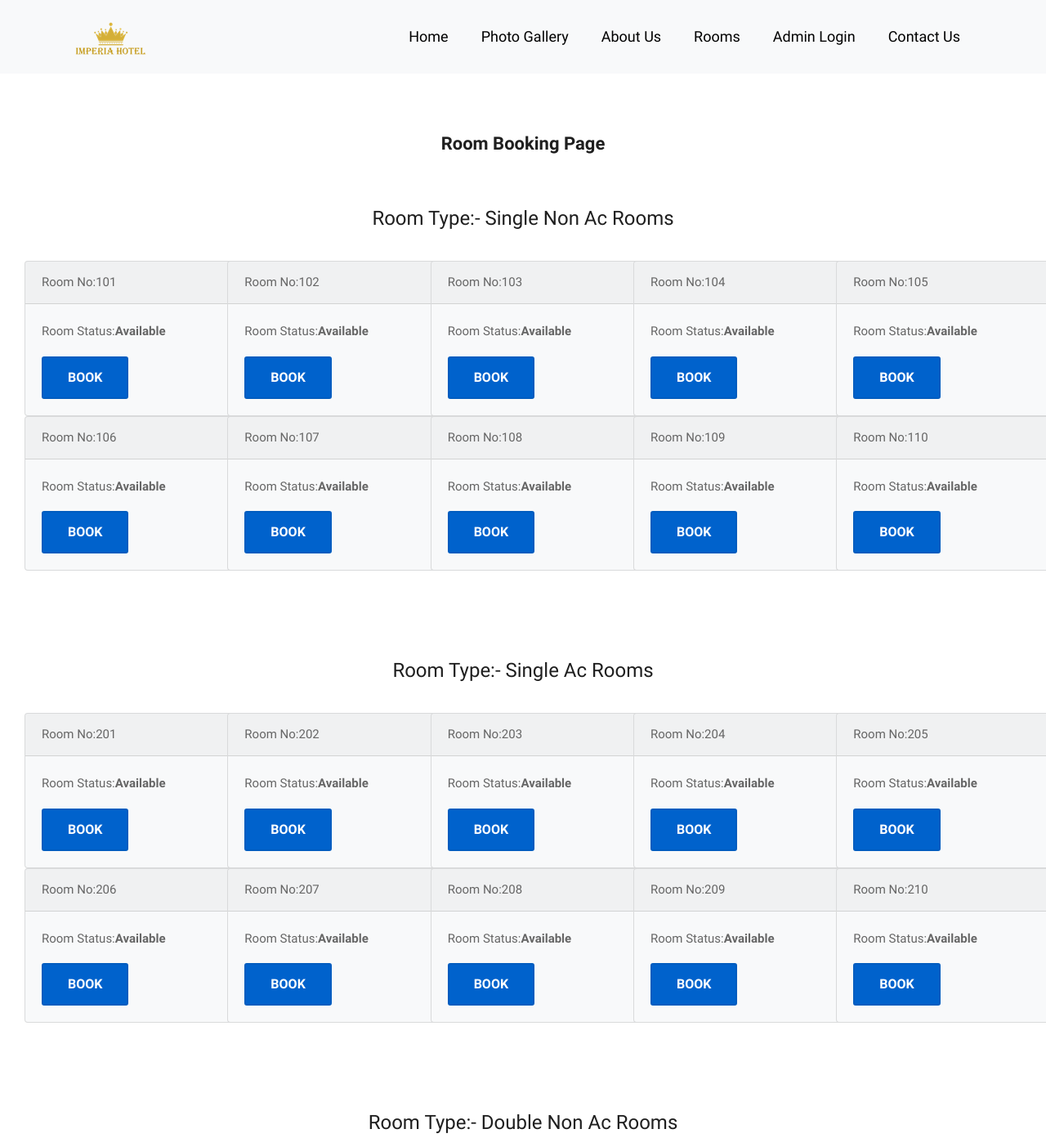
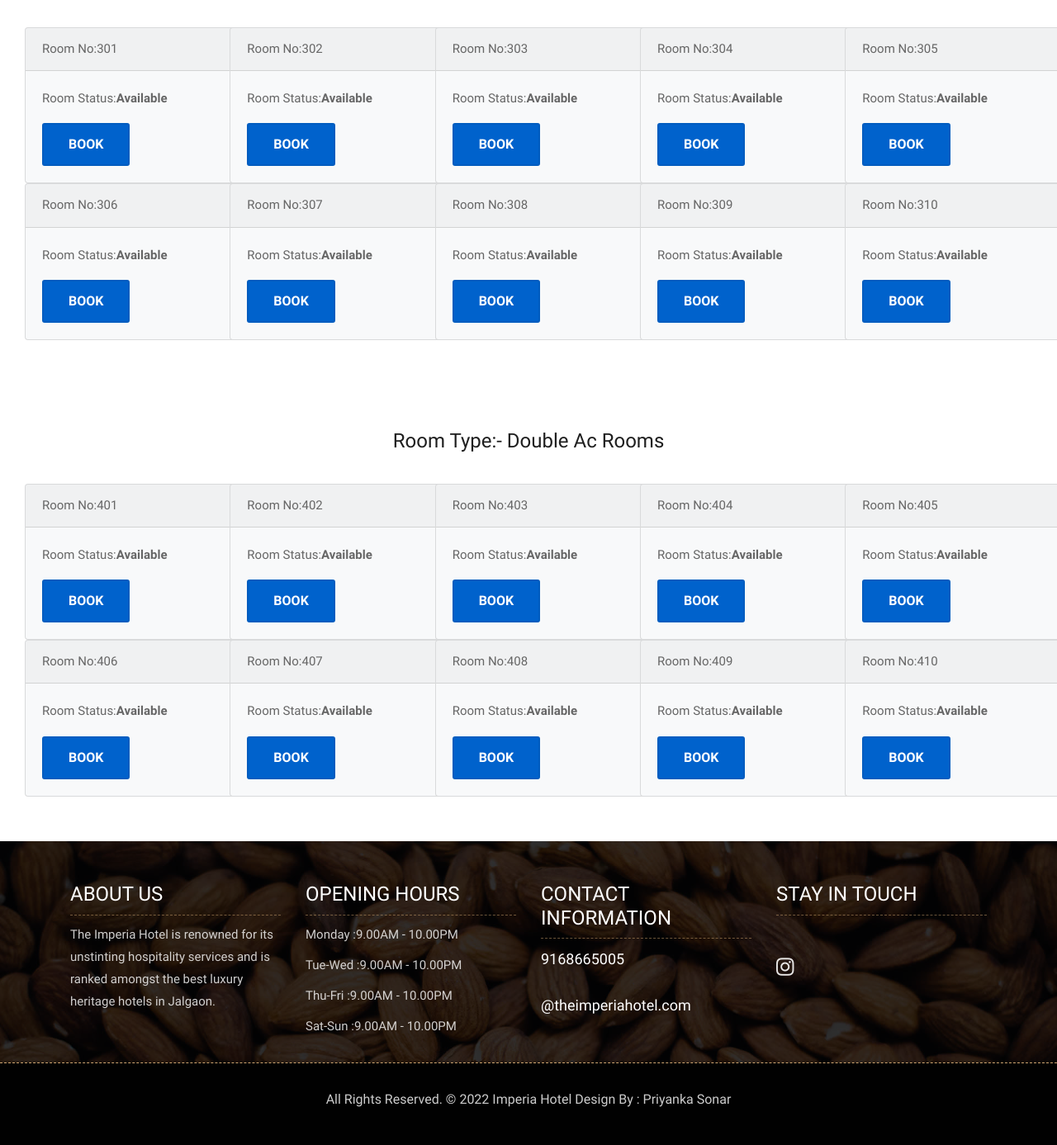
Screenshot of /room.php with the database file from the repository (2 pictures, top to bottom).
### tables this page shows
CREATE TABLE `single_non_ac` (
  `room_no` int(11) NOT NULL,
  `holder_id` int(11) NOT NULL,
  `holder_name` text NOT NULL,
  `holder_mobile_no` bigint(10) NOT NULL,
  `holder_address` varchar(100) NOT NULL,
  `child` int(11) NOT NULL,
  `adult` int(11) NOT NULL,
  `in_date` date NOT NULL,
  `out_date` date NOT NULL,
  `status` int(11) NOT NULL
);

CREATE TABLE `single_ac` (
  `room_no` int(11) NOT NULL,
  `holder_id` int(2) NOT NULL,
  `holder_name` text NOT NULL,
  `holder_mobile_no` bigint(10) NOT NULL,
  `holder_address` varchar(100) NOT NULL,
  `child` int(11) NOT NULL,
  `adult` int(11) NOT NULL,
  `in_date` date NOT NULL,
  `out_date` date NOT NULL,
  `status` int(11) NOT NULL
);

CREATE TABLE `double_non_ac` (
  `room_no` int(11) NOT NULL,
  `holder_id` int(2) NOT NULL,
  `holder_name` text NOT NULL,
  `holder_mobile_no` bigint(10) NOT NULL,
  `holder_address` varchar(100) NOT NULL,
  `child` int(11) NOT NULL,
  `adult` int(11) NOT NULL,
  `in_date` date NOT NULL,
  `out_date` date NOT NULL,
  `status` int(11) NOT NULL
);

CREATE TABLE `double_ac` (
  `room_no` int(11) NOT NULL,
  `holder_id` int(2) NOT NULL,
  `holder_name` text NOT NULL,
  `holder_mobile_no` bigint(10) NOT NULL,
  `holder_address` varchar(100) NOT NULL,
  `child` int(11) NOT NULL,
  `adult` int(11) NOT NULL,
  `in_date` date NOT NULL,
  `out_date` date NOT NULL,
  `status` int(11) NOT NULL
);

### room.php (the view, shortened to what this page needs)
<!DOCTYPE html>
<html lang="en">
<head>
    <link rel="stylesheet" href="css/bootstrap.min.css">
    <link rel="stylesheet" href="css/style.css">
    <link rel="stylesheet" href="css/responsive.css">
    <link rel="stylesheet" href="css/custom.css">
</head>
<body>
	<header class="top-navbar">
		<nav class="navbar navbar-expand-lg navbar-light bg-light">
			<div class="container">
				<a class="navbar-brand" href="index.html">
					<img src="images/Logop.png" alt="" />
				</a>
				<div class="collapse navbar-collapse" id="navbars-rs-food">
					<ul class="navbar-nav ml-auto">
						<li class="nav-item"><a class="nav-link" href="index.html">Home</a></li>
						<li class="nav-item"><a class="nav-link" href="photogallery.html">Photo Gallery</a></li>
						<li class="nav-item"><a class="nav-link" href="about.html">About Us</a></li>
						<li class="nav-item"><a class="nav-link" href="rooms.html">Rooms</a></li>
						<li class="nav-item"><a class="nav-link" href="admin/index.php">Admin Login</a></li>
						<li class="nav-item"><a class="nav-link" href="contact.php">Contact Us</a></li>
					</ul>
				</div>
			</div>
		</nav>
	</header>
	<br><br><br><br><br><br>
	<div class="row">
       	<div class="col-md-12">
       		<center><h2><strong>Room Booking Page</strong></h2></center>
       	</div>
    </div>
  <br><br>
  <center><h1>Room Type:-  Single Non Ac Rooms</h1></center><br>
  <div class="row">
  	<?php
        $connection = mysqli_connect("localhost","root","");
        $query = "select * from single_non_ac";
        $query_run = mysqli_query($connection,$query);
        while($row = mysqli_fetch_assoc($query_run)){
            ?>
            <div class="col-md-2" style="margin-left: 30px;">
                <div class="card bg-light" style="width: 300px">
                	  <div class="card-header">Room No:<?php echo $row['room_no'];?></div>
                    <div class="card-body">
                    	  <p class="card-text">Room Status:<?php if($row['status']==0){echo "<b>Available</b>";}else{echo "<b>Already Booked</b>";}?></p>
                    	  <a href="book_room.php?rn=<?php echo $row['room_no']. " &rt=a";?>" class="btn btn-primary <?php if($row['status']==0){echo "active";}else{echo "disabled";}?>">Book</a>
                    </div>
                </div>
            </div>
            <?php
        }
    ?>
    </div>
    <br><br>
    <br><br>
  <center><h1>Room Type:-  Single Ac Rooms</h1></center><br>
  <div class="row">
  	<?php
        $connection = mysqli_connect("localhost","root","");
        $query = "select * from single_ac";
        $query_run = mysqli_query($connection,$query);
        while($row = mysqli_fetch_assoc($query_run)){
            ?>
            <div class="col-md-2" style="margin-left: 30px;">
                <div class="card bg-light" style="width: 300px">
                	  <div class="card-header">Room No:<?php echo $row['room_no'];?></div>
                    <div class="card-body">
                    	  <p class="card-text">Room Status:<?php if($row['status']==0){echo "<b>Available</b>";}else{echo "<b>Already Booked</b>";}?></p>
                    	  <a href="book_room.php?rn=<?php echo $row['room_no']. " &rt=b";?>" class="btn btn-primary <?php if($row['status']==0){echo "active";}else{echo "disabled";}?>">Book</a>
                    </div>
                </div>
            </div>
            <?php
        }
    ?>
    </div>
    <br><br>
    <br><br>
  <center><h1>Room Type:-  Double Non Ac Rooms</h1></center><br>
  <div class="row">
  	<?php
        $connection = mysqli_connect("localhost","root","");
        $query = "select * from double_non_ac";
        $query_run = mysqli_query($connection,$query);
        while($row = mysqli_fetch_assoc($query_run)){
            ?>
            <div class="col-md-2" style="margin-left: 30px;">
                <div class="card bg-light" style="width: 300px">
                	  <div class="card-header">Room No:<?php echo $row['room_no'];?></div>
                    <div class="card-body">
                    	  <p class="card-text">Room Status:<?php if($row['status']==0){echo "<b>Available</b>";}else{echo "<b>Already Booked</b>";}?></p>
                    	  <a href="book_room.php?rn=<?php echo $row['room_no']. " &rt=c";?>" class="btn btn-primary <?php if($row['status']==0){echo "active";}else{echo "disabled";}?>">Book</a>
                    </div>
                </div>
            </div>
            <?php
        }
    ?>
    </div>
    <br><br>
    <br><br>
  <center><h1>Room Type:-  Double Ac Rooms</h1></center><br>
  <div class="row">
  	<?php
        $connection = mysqli_connect("localhost","root","");
        $query = "select * from double_ac";
        $query_run = mysqli_query($connection,$query);
        while($row = mysqli_fetch_assoc($query_run)){
            ?>
            <div class="col-md-2" style="margin-left: 30px;">
                <div class="card bg-light" style="width: 300px">
                	  <div class="card-header">Room No:<?php echo $row['room_no'];?></div>
                    <div class="card-body">
                    	  <p class="card-text">Room Status:<?php if($row['status']==0){echo "<b>Available</b>";}else{echo "<b>Already Booked</b>";}?></p>
                    	  <a href="book_room.php?rn=<?php echo $row['room_no']. " &rt=d";?>" class="btn btn-primary <?php if($row['status']==0){echo "active";}else{echo "disabled";}?>">Book</a>
                    </div>
                </div>
            </div>
            <?php
        }
    ?>
    </div>
    <br><br>
	<footer class="footer-area bg-f">
		<div class="container">
			<div class="row">
				<div class="col-lg-3 col-md-6">
					<h3>About Us</h3>
					<p>The Imperia Hotel is renowned for its unstinting hospitality services and is ranked amongst the best luxury heritage hotels in Jalgaon.</p>
				</div>
				<div class="col-lg-3 col-md-6">
					<h3>Opening hours</h3>
					<p><span class="text-color">Monday :</span>9.00AM - 10.00PM</p>
					<p><span class="text-color">Tue-Wed :</span>9.00AM - 10.00PM</p>
					<p><span class="text-color">Thu-Fri :</span>9.00AM - 10.00PM</p>
					<p><span class="text-color">Sat-Sun :</span>9.00AM - 10.00PM</p>
				</div>
				<div class="col-lg-3 col-md-6">
					<h3>Contact information</h3>
					<p class="lead"><a href="#">	9168665005</a></p>
					<p><a href="#"> @theimperiahotel.com</a></p>
				</div>
				<div class="col-lg-3 col-md-6">
					<h3>Stay In Touch</h3>
					<div class="subscribe_form">
					</div>
					<ul class="list-inline f-social">
						<li class="list-inline-item"><a href="https://www.instagram.com/the.imperia_/?utm_medium=copy_link"><i class="fa fa-instagram" aria-hidden="true"></i></a></li>
					</ul>
				</div>
			</div>
		</div>
		<div class="copyright">
			<div class="container">
				<div class="row">
					<div class="col-lg-12">
						<p class="company-name">All Rights Reserved. &copy; 2022 Imperia Hotel</a> Design By :
					Priyanka Sonar</a></p>
					</div>
				</div>
			</div>
		</div>
	</footer>
</body>
</html>

### css/style.css (style rules this page uses)
body { color: #666666; font-size: 15px; font-family: 'Athiti', sans-serif; line-height: 1.80857; }
a { color: #1f1f1f; text-decoration: none !important; outline: none !important; -webkit-transition: all .3s ease-in-out; -moz-transition: all .3s ease-in-out; -ms-transition: all .3s ease-in-out; -o-transition: all .3s ease-in-out; transition: all .3s ease-in-out; }
h1, h2, h3, h4, h5, h6 { letter-spacing: 0; font-weight: normal; position: relative; padding: 0 0 10px 0; font-weight: normal; line-height: 120% !important; color: #1f1f1f; margin: 0 }
h1 { font-size: 24px }
h2 { font-size: 22px }
h3 { font-size: 18px }
a { color: #1f1f1f; text-decoration: none; outline: none; }
a, .btn { text-decoration: none !important; outline: none !important; -webkit-transition: all .3s ease-in-out; -moz-transition: all .3s ease-in-out; -ms-transition: all .3s ease-in-out; -o-transition: all .3s ease-in-out; transition: all .3s ease-in-out; }
.lead { font-size: 18px; line-height: 30px; color: #767676; margin: 0; padding: 0; }
ul, li, ol { list-style: none; margin: 0px; padding: 0px; }
.top-navbar { position: relative; z-index: 10; }
.top-navbar .navbar { padding: 15px 0px; position: fixed; width: 100%; transition: height .3s ease-out, background .3s ease-out, box-shadow .3s ease-out; -webkit-transform: translate3d(0, 0, 0); transform: translate3d(0, 0, 0); z-index: 100; }
.top-navbar .navbar-light .navbar-nav .nav-link { color: #010101; font-size: 18px; padding: 0px 20px; border-radius: 4px; }
.btn { text-transform: uppercase; padding: 19px 36px; }
.btn { display: inline-block; font-weight: 600; text-align: center; white-space: nowrap; vertical-align: middle; -webkit-user-select: none; -moz-user-select: none; -ms-user-select: none; user-select: none; border: 2px solid transparent; padding: 12px 30px; font-size: 16px; line-height: 1.5; border-radius: .1875rem; transition: color .15s ease-in-out, background-color .15s ease-in-out, border-color .15s ease-in-out, box-shadow .15s ease-in-out; }
.footer-area { padding-top: 50px; padding-bottom: 0px; }
.bg-f { background-image: url("../images/footer-bg.jpg"); background-attachment: scroll; background-clip: initial; background-color: rgba(0, 0, 0, 0); background-origin: initial; background-position: center center; background-repeat: no-repeat; background-size: cover; position: relative; }
.bg-f::before { background: #010101; content: ""; height: 100%; left: 0; position: absolute; top: 0; width: 100%; z-index: 1; opacity: 0.8; }
.footer-area .container { position: relative; z-index: 1; }
.footer-area h3 { color: #ffffff; text-transform: uppercase; font-size: 24px; border-bottom: 1px dashed rgba(207, 166, 113, 0.5); margin-bottom: 10px; }
.footer-area p { font-size: 15px; color: rgba(255, 255, 255, 0.8); margin: 0; padding-bottom: 10px; }
.footer-area p.lead { font-size: 19px; color: #ffffff; margin-bottom: 15px; }
.footer-area p.lead a { color: #ffffff; margin-bottom: 15px; }
.footer-area p a { font-size: 18px; color: #ffffff; }
.subscribe_form { display: block; text-align: center; padding: 5px 0; }
.f-social { padding-bottom: 10px; margin: 0px; margin-top: 20px; }
.f-social li a { font-size: 25px; color: rgba(255, 255, 255, 0.9); margin-right: 10px; }
.copyright { margin-top: 20px; position: relative; display: block; background-color: #010101; border-top: 1px dashed rgba(207, 166, 113); padding: 30px 0; z-index: 1; }
.copyright .company-name { font-size: 16px; text-align: center; }

### rows the page displays
single_non_ac: room_no "101", status "Available"
single_non_ac: room_no "102", status "Available"
single_non_ac: room_no "103", status "Available"
single_non_ac: room_no "104", status "Available"
single_non_ac: room_no "105", status "Available"
single_non_ac: room_no "106", status "Available"
single_non_ac: room_no "107", status "Available"
single_non_ac: room_no "108", status "Available"
single_non_ac: room_no "109", status "Available"
single_non_ac: room_no "110", status "Available"
single_ac: room_no "201", status "Available"
single_ac: room_no "202", status "Available"
single_ac: room_no "203", status "Available"
single_ac: room_no "204", status "Available"
single_ac: room_no "205", status "Available"
single_ac: room_no "206", status "Available"
single_ac: room_no "207", status "Available"
single_ac: room_no "208", status "Available"
single_ac: room_no "209", status "Available"
single_ac: room_no "210", status "Available"
double_non_ac: room_no "301", status "Available"
double_non_ac: room_no "302", status "Available"
double_non_ac: room_no "303", status "Available"
double_non_ac: room_no "304", status "Available"
double_non_ac: room_no "305", status "Available"
double_non_ac: room_no "306", status "Available"
double_non_ac: room_no "307", status "Available"
double_non_ac: room_no "308", status "Available"
double_non_ac: room_no "309", status "Available"
double_non_ac: room_no "310", status "Available"
double_ac: room_no "401", status "Available"
double_ac: room_no "402", status "Available"
double_ac: room_no "403", status "Available"
double_ac: room_no "404", status "Available"
double_ac: room_no "405", status "Available"
double_ac: room_no "406", status "Available"
double_ac: room_no "407", status "Available"
double_ac: room_no "408", status "Available"
double_ac: room_no "409", status "Available"
double_ac: room_no "410", status "Available"
